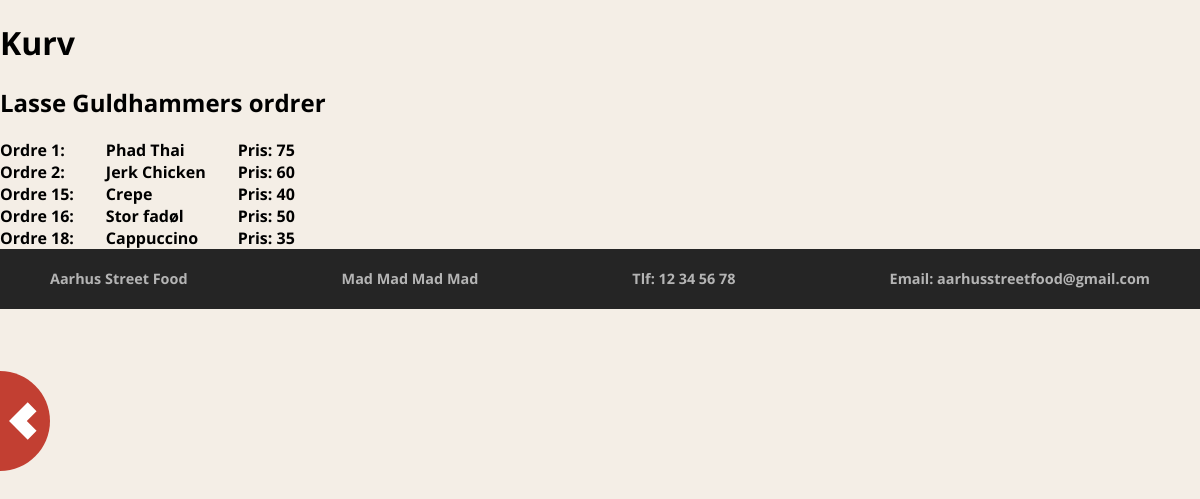
Page /kurv.php on the committed database.
### tables this page shows
CREATE TABLE `users` (
  `id` int(11) NOT NULL,
  `username` varchar(16) NOT NULL,
  `password` varchar(16) NOT NULL,
  `name` varchar(32) NOT NULL
);

CREATE TABLE `products` (
  `id` int(11) NOT NULL,
  `kitchen_id` int(11) NOT NULL,
  `name` varchar(32) NOT NULL,
  `price` int(11) NOT NULL
);

CREATE TABLE `orders` (
  `id` int(11) NOT NULL,
  `user_id` int(11) NOT NULL,
  `date` datetime NOT NULL DEFAULT CURRENT_TIMESTAMP,
  `total_price` int(11) NOT NULL
);

### kurv.php (the view, shortened to what this page needs)
<!DOCTYPE html>
<html class="no-js" lang="">
<?php include 'include/head.php' ?>
<body>
<?php include 'include/sidebarnav.php' ?>
        <?php
            $servername = "localhost";
            $dbname = "asf";
            $username = "root";
            $password = "";
            try {
                $conn = new PDO("mysql:host=$servername;dbname=$dbname", $username, $password);
                $conn->setAttribute(PDO::ATTR_ERRMODE, PDO::ERRMODE_EXCEPTION);
                }
            catch(PDOException $e)
                {
                echo "Connection failed: " . $e->getMessage();
                }
            $stmt = $conn->prepare("SELECT p.id, p.name, p.price, o.id, o.user_id FROM products as p INNER JOIN products_belong_to_orders as po ON p.id=po.product_id INNER JOIN orders as o ON po.order_id=o.id WHERE o.user_id='1'");
            $stmt->execute();
            $user_orders = $stmt->fetchAll(PDO::FETCH_ASSOC);
            $stmt = $conn->prepare("SELECT * FROM users");
            $stmt->execute();
            $current_user = $stmt->fetchAll(PDO::FETCH_ASSOC);
        ?>
        <main>
            <h1>Kurv</h1>
            <h2><?php echo $current_user[0]["name"] ?>s ordrer</h2>
            <table id="ordrer">
            <?php foreach($user_orders as $user_order) { ?>
                <tr>
                    <td>Ordre <?php echo $user_order["id"] ?>:</td>
                    <td><?php echo $user_order["name"] ?></td>
                    <td>Pris: <?php echo $user_order["price"] ?></td>
                </tr>
            <?php } ?>
            </table>
        </main>
      <?php include 'include/footer.php' ?>
</body>
</html>

### css/style.css (style rules this page uses)
* { border: 0px solid grey; box-sizing: border-box; }
body { background-color: rgba(216, 191, 160, 0.26); font-family: 'Open Sans', sans-serif; font-weight: bold; }
#ordrer tr td:nth-child(2) { padding: 0 2em; }

### rows in the picture
users: name "Lasse Guldhammer"
products: orders.id "1", name "Phad Thai", price "75"
products: orders.id "2", name "Jerk Chicken", price "60"
products: orders.id "15", name "Crepe", price "40"
products: orders.id "16", name "Stor fadøl", price "50"
products: orders.id "18", name "Cappuccino", price "35"
